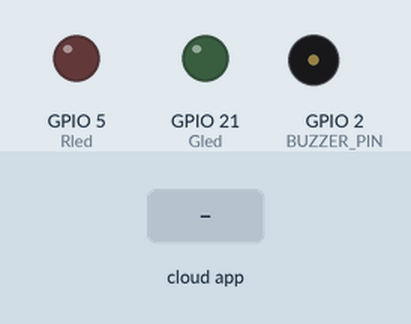
This sketch was run on a simulated ESP32. On the bench: output pins drawn as LEDs (lit = HIGH), buzzer (waves = sounding, pin HIGH). The test bench sets the inputs (shaded band). WiFi joins after 1.5 s; servers stay silent unless stated; what the sketch prints to the serial monitor is not drawn.

Above: at 2.7 s.
2.8 s: the phone or cloud app sets 63d69e6c22e49e3cb5f312fc to 1
At 4.6 s:
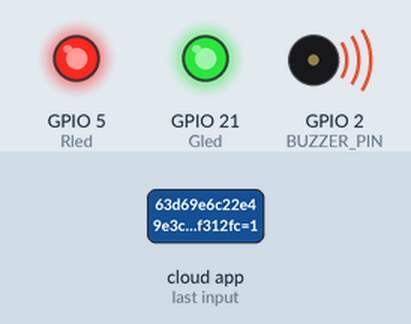
At 9.6 s:
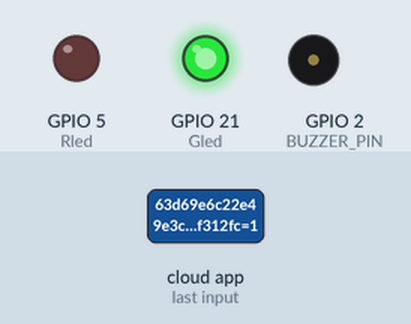
Timing chart, 0 to 10.7 s (numbered marks = the images above; inputs shaded):
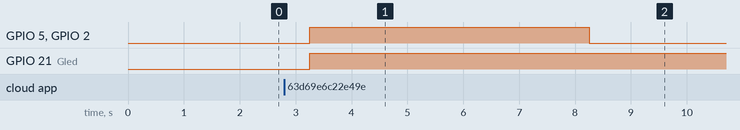

The sketch:

Final_door_lock.ino
```cpp
#include <HTTPClient.h>
#ifdef ENABLE_DEBUG
       #define DEBUG_ESP_PORT Serial
       #define NODEBUG_WEBSOCKETS
       #define NDEBUG
#endif

#include <Arduino.h>
#ifdef ESP8266
       #include <ESP8266WiFi.h>
#endif
#ifdef ESP32
       #include <WiFi.h>
#endif

#include "SinricPro.h"
#include "SinricProSwitch.h"

#define WIFI_SSID         "Kepler"
#define WIFI_PASS         "244466666"
#define APP_KEY           "ae4b8d90-d8ff-4e90-b8c6-e8e765e9eb63"
#define APP_SECRET        "8349fce2-acf3-45c7-819e-ef43a18172e5-0944b78c-e7e0-4298-b1b0-bcc49d8c46da"
#define SWITCH_ID         "63d69e6c22e49e3cb5f312fc"
#define BAUD_RATE         9600                // Change baudrate to your need
const char* host = "maker.ifttt.com";

#define BUZZER_PIN   2   // GPIO for LED (inverted)
#define Rled        5
#define Gled        21
bool myPowerState = false;
int a=1;
int val=0;

/* bool onPowerState(String deviceId, bool &state)
 *
 * Callback for setPowerState request
 * parameters
 *  String deviceId (r)
 *    contains deviceId (useful if this callback used by multiple devices)
 *  bool &state (r/w)
 *    contains the requested state (true:on / false:off)
 *    must return the new state
 *
 * return
 *  true if request should be marked as handled correctly / false if not
 */
bool onPowerState(const String &deviceId, bool &state) {
  Serial.printf("Device %s turned %s (via SinricPro) \r\n", deviceId.c_str(), state?"on":"off");
  myPowerState = state;
  return true; // request handled properly
}

// setup function for WiFi connection
void setupWiFi() {
  Serial.printf("\r\n[Wifi]: Connecting");
  WiFi.begin(WIFI_SSID, WIFI_PASS);

  while (WiFi.status() != WL_CONNECTED) {
    Serial.printf(".");
    delay(250);
  }
  Serial.printf("connected!\r\n[WiFi]: IP-Address is %s\r\n", WiFi.localIP().toString().c_str());
}

// setup function for SinricPro
void setupSinricPro() {
  // add device to SinricPro
  SinricProSwitch& mySwitch = SinricPro[SWITCH_ID];

  // set callback function to device
  mySwitch.onPowerState(onPowerState);

  // setup SinricPro
  SinricPro.onConnected([](){ Serial.printf("Connected to SinricPro\r\n"); });
  SinricPro.onDisconnected([](){ Serial.printf("Disconnected from SinricPro\r\n"); });
  //SinricPro.restoreDeviceStates(true); // Uncomment to restore the last known state from the server.
  SinricPro.begin(APP_KEY, APP_SECRET);
}

// main setup function
void setup() {
  pinMode(BUZZER_PIN, OUTPUT); // define LED GPIO as output
  pinMode(Rled, OUTPUT);
  pinMode(Gled, OUTPUT);
  digitalWrite(BUZZER_PIN, LOW); // turn off LED on bootup
  digitalWrite(Rled, LOW);
  digitalWrite(Gled, LOW);

  Serial.begin(BAUD_RATE); Serial.printf("\r\n\r\n");
  setupWiFi();
  setupSinricPro();
}

void loop() {
  SinricPro.handle();
  WiFiClient client;
  const int httpPort = 80;
  if (!client.connect(host, httpPort)) {
      Serial.println("connection failed");
      return;
  }
  val=hallRead();
//  Serial.println(val);
  delay(50);
  if(myPowerState){
    digitalWrite(Gled,HIGH);
      if(val>50){                // magnet is detected
        digitalWrite(BUZZER_PIN,LOW);
        digitalWrite(Rled,LOW);
  //      Serial.println("Sensor reactivated");
        a=1;     // reavtivate the sensor
        delay(200);
      }
      else{
          if(a){
            digitalWrite(BUZZER_PIN,HIGH);
            digitalWrite(Rled,HIGH);
            Serial.println("Breach Detected");
            String url = "/trigger/Breach/json/with/key/IwPAUyChOZ6gsbUNTpsrX";          //webhook link to trigger mail through IFTTT
            client.print(String("GET ") + url + " HTTP/1.1\r\n" +
                                    "Host: " + host + "\r\n" +
                                    "Connection: close\r\n\r\n");
            delay(5000);
            digitalWrite(BUZZER_PIN,LOW);      // turn of buzzer after 5 secs
            digitalWrite(Rled,LOW);
            a=0;        // turns off/deactivate the sensor
            delay(20);
          }
          else{
            a=0;
          }
      }
  }
  else{
    digitalWrite(Gled,LOW);
  }
}
```

Measured:
- after the input at 2.8 s, GPIO 5 (Rled), GPIO 2 (BUZZER_PIN): LOW → HIGH after 0.46 s, → LOW 5.0 s later; GPIO 21 (Gled): LOW → HIGH after 0.46 s
